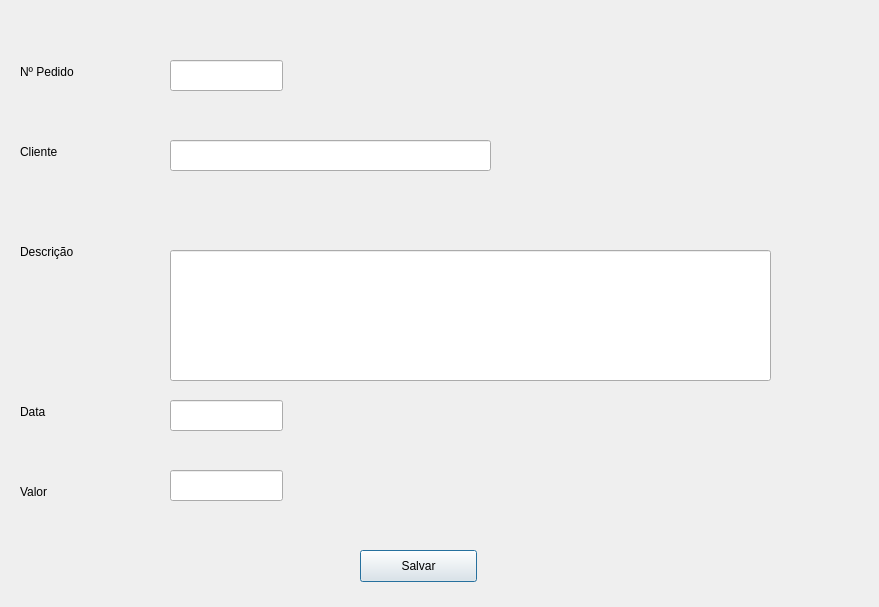
<?xml version="1.0" encoding="UTF-8"?>
<ui version="4.0">
 <class>Dialog</class>
 <widget class="QDialog" name="Dialog">
  <property name="geometry">
   <rect>
    <x>0</x>
    <y>0</y>
    <width>879</width>
    <height>607</height>
   </rect>
  </property>
  <property name="windowTitle">
   <string>Dialog</string>
  </property>
  <widget class="QLabel" name="label">
   <property name="geometry">
    <rect>
     <x>20</x>
     <y>60</y>
     <width>100</width>
     <height>23</height>
    </rect>
   </property>
   <property name="text">
    <string>Nº Pedido</string>
   </property>
  </widget>
  <widget class="QLabel" name="label_2">
   <property name="geometry">
    <rect>
     <x>20</x>
     <y>140</y>
     <width>100</width>
     <height>23</height>
    </rect>
   </property>
   <property name="text">
    <string>Cliente</string>
   </property>
  </widget>
  <widget class="QLabel" name="label_3">
   <property name="geometry">
    <rect>
     <x>20</x>
     <y>240</y>
     <width>100</width>
     <height>23</height>
    </rect>
   </property>
   <property name="text">
    <string>Descrição</string>
   </property>
  </widget>
  <widget class="QLabel" name="label_4">
   <property name="geometry">
    <rect>
     <x>20</x>
     <y>400</y>
     <width>100</width>
     <height>23</height>
    </rect>
   </property>
   <property name="text">
    <string>Data</string>
   </property>
  </widget>
  <widget class="QLabel" name="label_5">
   <property name="geometry">
    <rect>
     <x>20</x>
     <y>480</y>
     <width>100</width>
     <height>23</height>
    </rect>
   </property>
   <property name="text">
    <string>Valor</string>
   </property>
  </widget>
  <widget class="QLineEdit" name="lineEdit_1_numero_pedido">
   <property name="geometry">
    <rect>
     <x>170</x>
     <y>60</y>
     <width>113</width>
     <height>31</height>
    </rect>
   </property>
  </widget>
  <widget class="QLineEdit" name="lineEdit_2_cliente">
   <property name="geometry">
    <rect>
     <x>170</x>
     <y>140</y>
     <width>321</width>
     <height>31</height>
    </rect>
   </property>
  </widget>
  <widget class="QLineEdit" name="lineEdit_3_valor_pedido">
   <property name="geometry">
    <rect>
     <x>170</x>
     <y>470</y>
     <width>113</width>
     <height>31</height>
    </rect>
   </property>
  </widget>
  <widget class="QLineEdit" name="lineEdit_4_data_pedido">
   <property name="geometry">
    <rect>
     <x>170</x>
     <y>400</y>
     <width>113</width>
     <height>31</height>
    </rect>
   </property>
  </widget>
  <widget class="QPushButton" name="pushButton_salvar_dados">
   <property name="geometry">
    <rect>
     <x>360</x>
     <y>550</y>
     <width>117</width>
     <height>32</height>
    </rect>
   </property>
   <property name="text">
    <string>Salvar</string>
   </property>
  </widget>
  <widget class="QLabel" name="label_6_mensagem">
   <property name="geometry">
    <rect>
     <x>30</x>
     <y>20</y>
     <width>821</width>
     <height>23</height>
    </rect>
   </property>
   <property name="text">
    <string/>
   </property>
  </widget>
  <widget class="QLineEdit" name="lineEdit_6_descricao_pedido">
   <property name="geometry">
    <rect>
     <x>170</x>
     <y>250</y>
     <width>601</width>
     <height>131</height>
    </rect>
   </property>
  </widget>
 </widget>
 <resources/>
 <connections/>
</ui>
